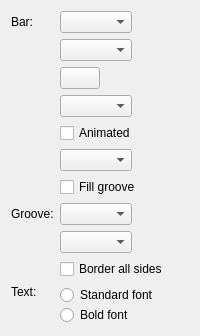
     <widget class="QWidget" name="page_4">
      <layout class="QFormLayout" name="formLayout_5">
       <property name="fieldGrowthPolicy">
        <enum>QFormLayout::ExpandingFieldsGrow</enum>
       </property>
       <item row="0" column="0">
        <widget class="QLabel" name="label_16">
         <property name="text">
          <string>Bar:</string>
         </property>
        </widget>
       </item>
       <item row="0" column="1">
        <widget class="QComboBox" name="progressAppearance">
         <property name="toolTip">
          <string>&lt;p&gt;Defines the gradient to be used for the progress part of a progressbar.&lt;/p&gt;</string>
         </property>
        </widget>
       </item>
       <item row="3" column="1">
        <widget class="QComboBox" name="stripedProgress">
         <property name="toolTip">
          <string>&lt;p&gt;Defines the stripe type to be used for the progress part of a progressbar.&lt;/p&gt;</string>
         </property>
        </widget>
       </item>
       <item row="4" column="1">
        <widget class="QCheckBox" name="animatedProgress">
         <property name="toolTip">
          <string>&lt;p&gt;Determines if the stripes on progressbars should be animated, or not.&lt;/p&gt;</string>
         </property>
         <property name="text">
          <string>Animated</string>
         </property>
        </widget>
       </item>
       <item row="5" column="1">
        <widget class="QComboBox" name="glowProgress">
         <property name="toolTip">
          <string>&lt;p&gt;Add a white 'glow' to progressbars.&lt;/p&gt;</string>
         </property>
        </widget>
       </item>
       <item row="6" column="1">
        <widget class="QCheckBox" name="fillProgress">
         <property name="sizePolicy">
          <sizepolicy hsizetype="MinimumExpanding" vsizetype="Fixed">
           <horstretch>0</horstretch>
           <verstretch>0</verstretch>
          </sizepolicy>
         </property>
         <property name="toolTip">
          <string>&lt;p&gt;Enable this option to remove the 1 pixel border around the filled element.&lt;/p&gt;</string>
         </property>
         <property name="text">
          <string>Fill groove</string>
         </property>
        </widget>
       </item>
       <item row="7" column="0">
        <widget class="QLabel" name="label_24">
         <property name="text">
          <string>Groove:</string>
         </property>
        </widget>
       </item>
       <item row="7" column="1">
        <widget class="QComboBox" name="progressGrooveAppearance">
         <property name="toolTip">
          <string>&lt;p&gt;Defines the gradient to be used for the groove part of a progressbar.&lt;/p&gt;</string>
         </property>
        </widget>
       </item>
       <item row="8" column="1">
        <widget class="QComboBox" name="progressGrooveColor">
         <property name="toolTip">
          <string>&lt;p&gt;Defines the color to be used for the groove part of a progressbar.&lt;/p&gt;</string>
         </property>
        </widget>
       </item>
       <item row="9" column="1">
        <widget class="QCheckBox" name="borderProgress">
         <property name="sizePolicy">
          <sizepolicy hsizetype="MinimumExpanding" vsizetype="Fixed">
           <horstretch>0</horstretch>
           <verstretch>0</verstretch>
          </sizepolicy>
         </property>
         <property name="toolTip">
          <string>&lt;p&gt;Enable this option to have a border around the progress bar groove and contents.&lt;/p&gt;</string>
         </property>
         <property name="text">
          <string>Border all sides</string>
         </property>
        </widget>
       </item>
       <item row="10" column="0">
        <widget class="QLabel" name="label_85">
         <property name="text">
          <string>Text:</string>
         </property>
         <property name="alignment">
          <set>Qt::AlignLeading|Qt::AlignLeft|Qt::AlignTop</set>
         </property>
         <property name="margin">
          <number>1</number>
         </property>
         <property name="indent">
          <number>-1</number>
         </property>
        </widget>
       </item>
       <item row="10" column="1">
        <layout class="QVBoxLayout" name="verticalLayout_12">
         <property name="spacing">
          <number>0</number>
         </property>
         <item>
          <widget class="QRadioButton" name="boldProgress_false">
           <property name="toolTip">
            <string>&lt;p&gt;If enabled, the text on a progressbar will use the general widget font.&lt;/p&gt;</string>
           </property>
           <property name="text">
            <string>Standard font</string>
           </property>
          </widget>
         </item>
         <item>
          <widget class="QRadioButton" name="boldProgress">
           <property name="toolTip">
            <string>&lt;p&gt;If enabled, the text on a progressbar will use a bold font.&lt;/p&gt;</string>
           </property>
           <property name="text">
            <string>Bold font</string>
           </property>
          </widget>
         </item>
        </layout>
       </item>
       <item row="1" column="1">
        <widget class="QComboBox" name="progressColor"/>
       </item>
       <item row="2" column="1">
        <widget class="KColorButton" name="customProgressColor"/>
       </item>
      </layout>
     </widget>
